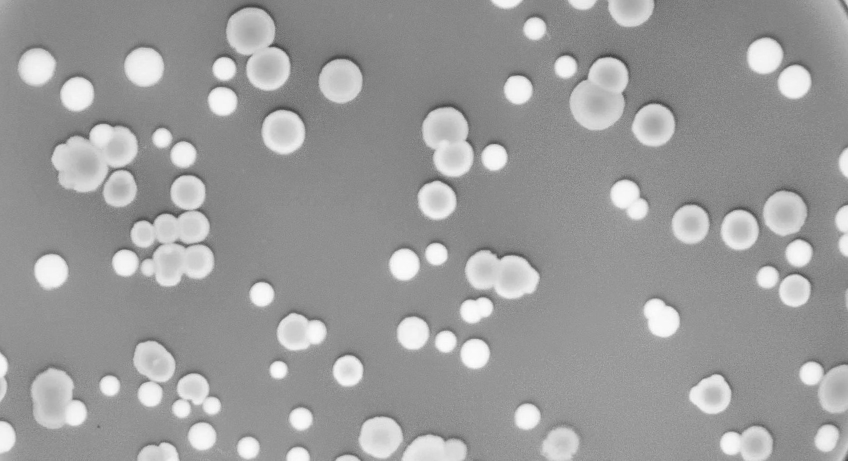
#> input picture colony-counting/colony_count_test_2.jpg, 1696 x 921 px (shown at 1/2 size)
$ python ColonyCounter.py
#> lines starting #> are read from the running program, lines starting #| are printed output that depends on the picture; after the words box and inside, x2 and y2 are one past the last pixel; in counts of white or black regions, pixels touching at a corner belong together
# Code adapted from: http://www.sixthresearcher.com/counting-blue-and-white-bacteria-colonies-with-python-and-opencv/
# Author: Alvaro Sebastian
# Adapted by: Cameron Ray - University of Cape Town

import cv2
import numpy as np

# Load the bacterial colony image
image_orig = cv2.imread("colony_count_test_2.jpg")
#> image_orig is the input picture: shape (921, 1696, 3); min 53, max 254, mean 154.9
height_orig, width_orig = image_orig.shape[:2]
#> height_orig = 921; width_orig = 1696

# image_orig = cv2.cvtColor(image_orig, cv2.COLOR_BGR2GRAY)

lower = np.array([0,0,0])
upper = np.array([180,180,180])

# Create a mask highlighting the bacteria
image_mask = cv2.inRange(image_orig, lower, upper)
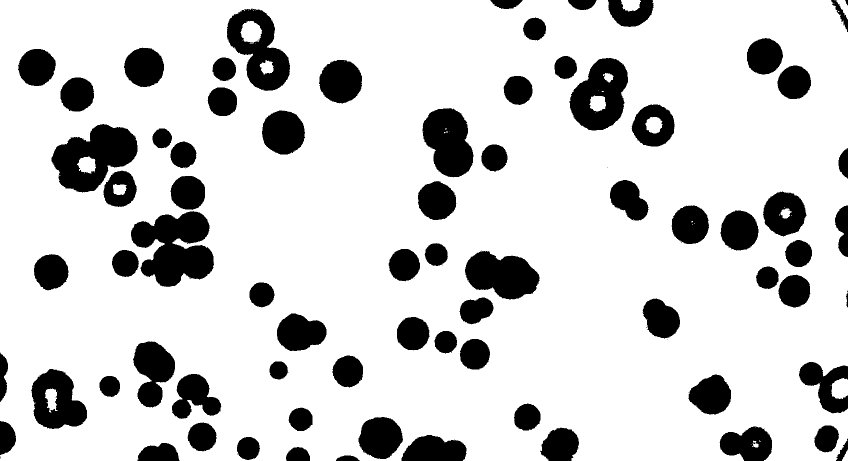
#> image_mask: shape (921, 1696) (shown at 1/2 size); 82.3% white; 90 black regions (16 under 20 px), largest, box (x1, y1, x2, y2) and area: (262, 422, 428, 574) 16364, (103, 248, 275, 385) 13857, (1139, 116, 1256, 261) 10926

# Use the mask to make colonies more pronounced
image_res = cv2.bitwise_and(image_orig, image_orig, mask = image_mask)
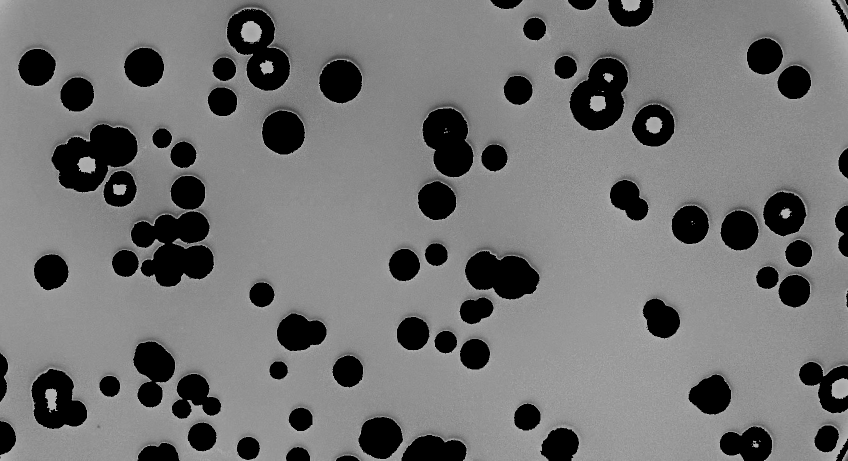
#> image_res: shape (921, 1696, 3) (shown at 1/2 size); min 0, max 180, mean 116.5

# load the image, convert it to grayscale, and blur it slightly
image_gray = cv2.cvtColor(image_res, cv2.COLOR_BGR2GRAY)
image_gray = cv2.GaussianBlur(image_gray, (5, 5), 0)

# perform edge detection, then perform a dilation + erosion to close gaps in between object edges
image_edged = cv2.Canny(image_gray, 95, 100)
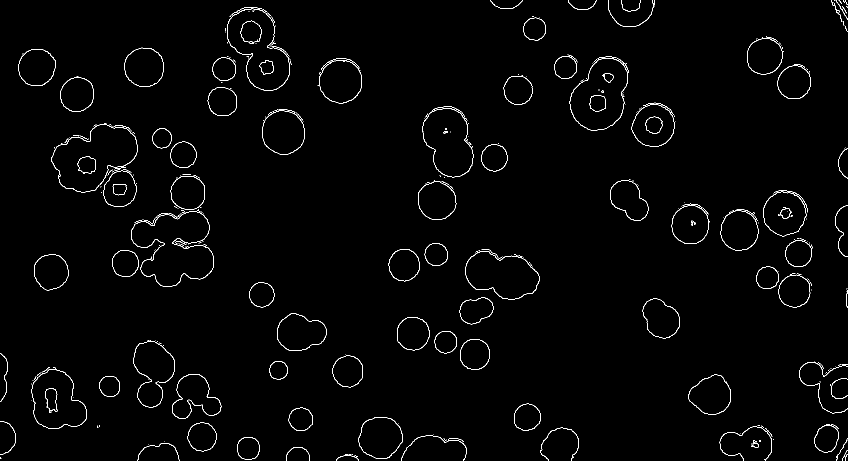
#> image_edged: shape (921, 1696) (shown at 1/2 size); 1.4% white in thin lines or dots
image_edged = cv2.dilate(image_edged, None, iterations=3)
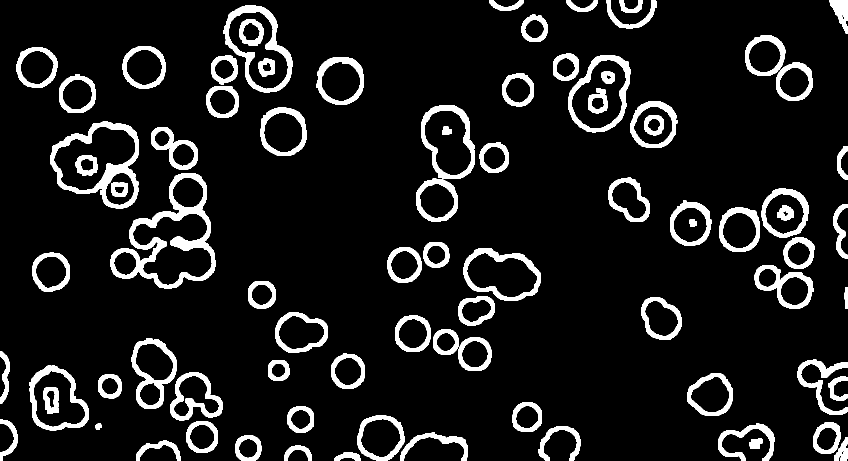
#> image_edged: shape (921, 1696) (shown at 1/2 size); 9.9% white; 83 white regions, largest, box (x1, y1, x2, y2) and area: (221, 346, 431, 577) 10954, (100, 243, 278, 417) 7125, (447, 11, 586, 185) 5221
image_edged = cv2.erode(image_edged, None, iterations=3)
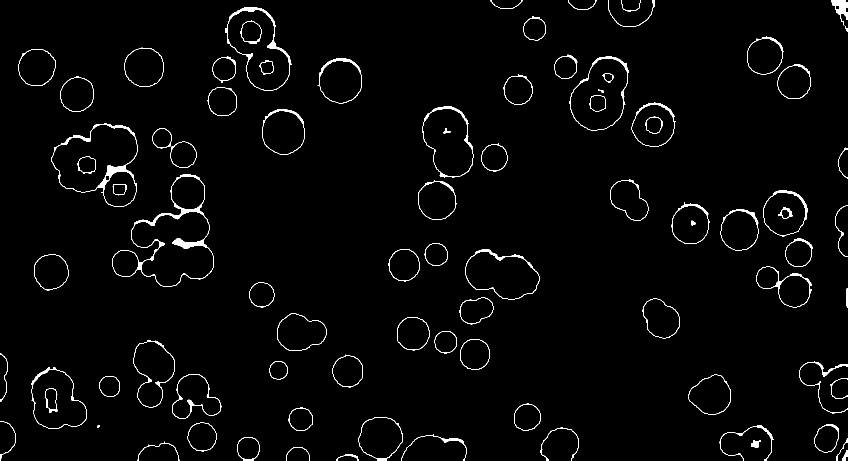
#> image_edged: shape (921, 1696) (shown at 1/2 size); 2% white; 87 white regions (1 under 20 px)

# find contours in the edge map
cnts = cv2.findContours(image_edged.copy(), cv2.RETR_EXTERNAL, cv2.CHAIN_APPROX_SIMPLE)
#> cnts = 75 contours, 2 with area under 20; largest, box (x1, y1, x2, y2) and area: (224, 349, 428, 574) 23971, (103, 246, 275, 414) 19677, (450, 14, 583, 182) 13512, (1139, 113, 1258, 262) 12395, (845, 213, 947, 355) 10576
cnts = cnts[0]

count = 0
maxsize = 0

# loop over the contours individually
for c in cnts:
# Check the area of the contour

    maxsize = cv2.contourArea(c) if maxsize < cv2.contourArea(c) else maxsize

    if cv2.contourArea(c) < 10 or cv2.contourArea(c) > 30000:
        continue

    x,y,w,h = cv2.boundingRect(c)

    if w > 200 or h > 200:
        continue

    # Find the Convex Hull of the contour
    hull = cv2.convexHull(c)

    # cv2.rectangle(image_res,(x,y),(x+w,y+h),(0,255,0),2)

    cv2.drawContours(image_res,[hull],0,(0,255,0),2)
    count += 1
#> this loop made 75 passes
#> (maxsize, x, y, w, h) on passes 1, 2, 3, 4, 5, 6, 7, 8, 9, 10, 12, 13: (98, 672, 908, 46, 13), (98, 1684, 900, 12, 21), (98, 572, 894, 48, 27), (98, 275, 883, 84, 38), (153, 1502, 880, 20, 15), (153, 1672, 877, 24, 44), (1687.5, 474, 874, 46, 47), (1687.5, 803, 868, 130, 53), (1687.5, 1080, 855, 78, 66), (1687.5, 1439, 850, 108, 71), (2092.5, 1629, 848, 49, 57), (2557, 375, 845, 58, 58)
#> maxsize on pass 11: 1687.5
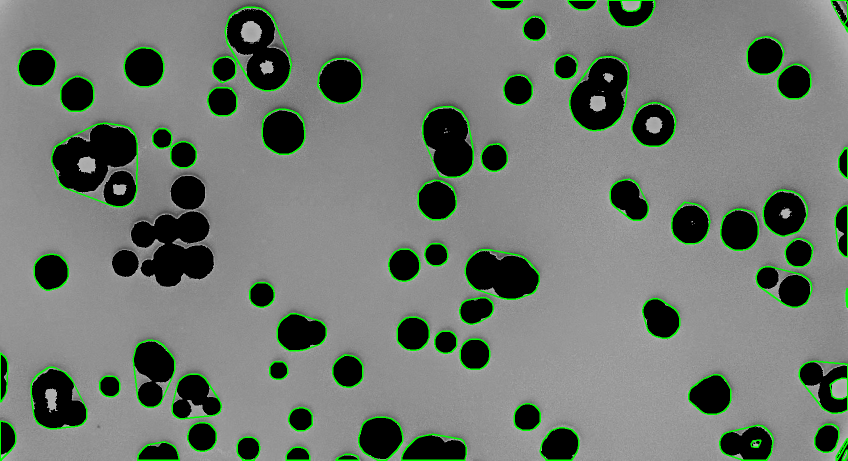
#> image_res: shape (921, 1696, 3) (shown at 1/2 size); 2.87% of pixels changed, all inside (x1, y1, x2, y2) = (0, 0, 1696, 921)
#> after the loop, count = 73


cv2.putText(image_res, str(count), (10, height_orig - 50), cv2.FONT_HERSHEY_SIMPLEX, 5, (255, 255, 255), 10)
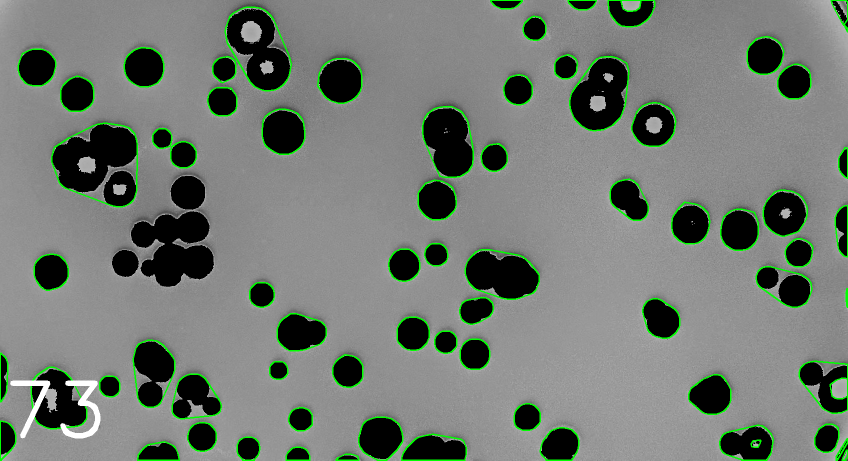
#> image_res: shape (921, 1696, 3) (shown at 1/2 size); 0.32% of pixels changed, all inside (x1, y1, x2, y2) = (20, 761, 201, 877)

print(maxsize)
#| 23971.0
# Writes the output image
cv2.imwrite("output.jpg", image_res)
